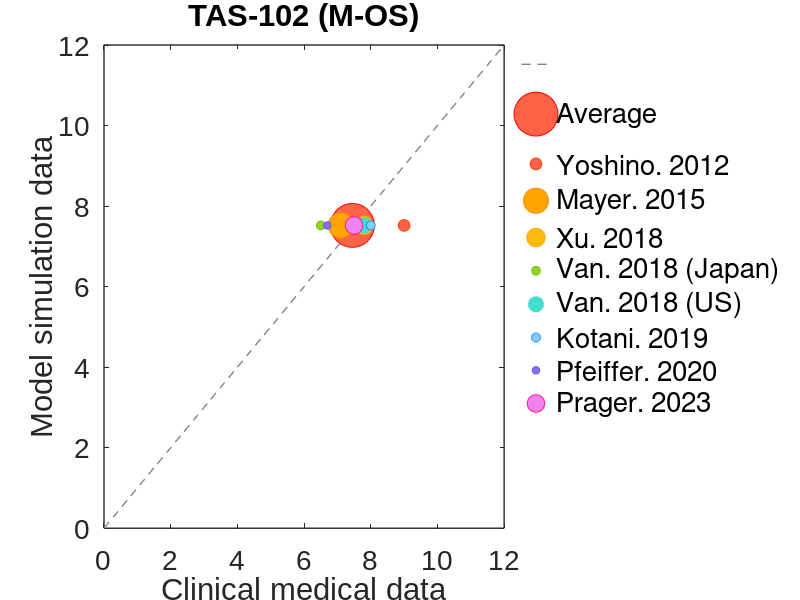

This chart was generated by the following MATLAB code:
function pic_scatter_TAS102_OS()


x=0:0.1:12; 
y=x;
plot(x,y,'--','color','#808080','LineWidth',1)
hold on

x=[112 502 271 64 178 66 36 47 246]./1522;

A1=7.45;
B1=7.52;
scatter(A1,B1,'filled','MarkerEdgeColor',[255 0 0]./255,'MarkerFaceColor',[255 99 71]./255,'SizeData',1000);
hold on
A2=9.0;
B2=7.52;
scatter(A2,B2,'filled','MarkerEdgeColor',[255 69 0]./255,'MarkerFaceColor',[255 99 71]./255,'SizeData',1000*x(1));
hold on
A3=7.1;
B3=7.52;
scatter(A3,B3,'filled','MarkerEdgeColor',[255 140 0]./255,'MarkerFaceColor',[255 165 0]./255,'SizeData',1000*x(2));
hold on
A4=7.8;
B4=7.52;
scatter(A4,B4,'filled','MarkerEdgeColor',[238 173 14]./255,'MarkerFaceColor',[255 185 15]./255,'SizeData',1000*x(3));
hold on
A5=6.5;
B5=7.52;
scatter(A5,B5,'filled','MarkerEdgeColor',[102 205 0]./255,'MarkerFaceColor',[154 205 50]./255,'SizeData',1000*x(4));
hold on
A6=7.8;
B6=7.52;
scatter(A6,B6,'filled','MarkerEdgeColor',[72 209 204]./255,'MarkerFaceColor',[64 224 208]./255,'SizeData',1000*x(5));
hold on
A7=8.0;
B7=7.52;
scatter(A7,B7,'filled','MarkerEdgeColor',[30 144 255]./255,'MarkerFaceColor',[135 206 250]./255,'SizeData',1000*x(6));
hold on
A8=6.7;
B8=7.52;
scatter(A8,B8,'filled','MarkerEdgeColor',[106 90 205]./255,'MarkerFaceColor',[132 112 255]./255,'SizeData',1000*x(8));
hold on
A9=7.5;
B9=7.52;
scatter(A9,B9,'filled','MarkerEdgeColor',[255 20 147]./255,'MarkerFaceColor',[238 130 238]./255,'SizeData',1000*x(9));


%% Output image setting
set(gca,'XLim',[0 12]);
set(gca,'YLim',[0 12]);
set(gca,'Linewidth',1);
set(gca,'FontSize',20);
set(gca,'FontName','Arial');
xlabel('Clinical medical data');
ylabel('Model simulation data');
title('TAS-102 (M-OS)');
legend('','Average','Yoshino. 2012','Mayer. 2015','Xu. 2018','Van. 2018 (Japan)','Van. 2018 (US)','Kotani. 2019','Pfeiffer. 2020','Prager. 2023','Location','bestoutside','FontSize',20);
legend('boxoff');
set(gcf,'unit','centimeters','position',[2 20 24 14])
print('Scatter_TAS102_OS','-dpng','-r600')

end